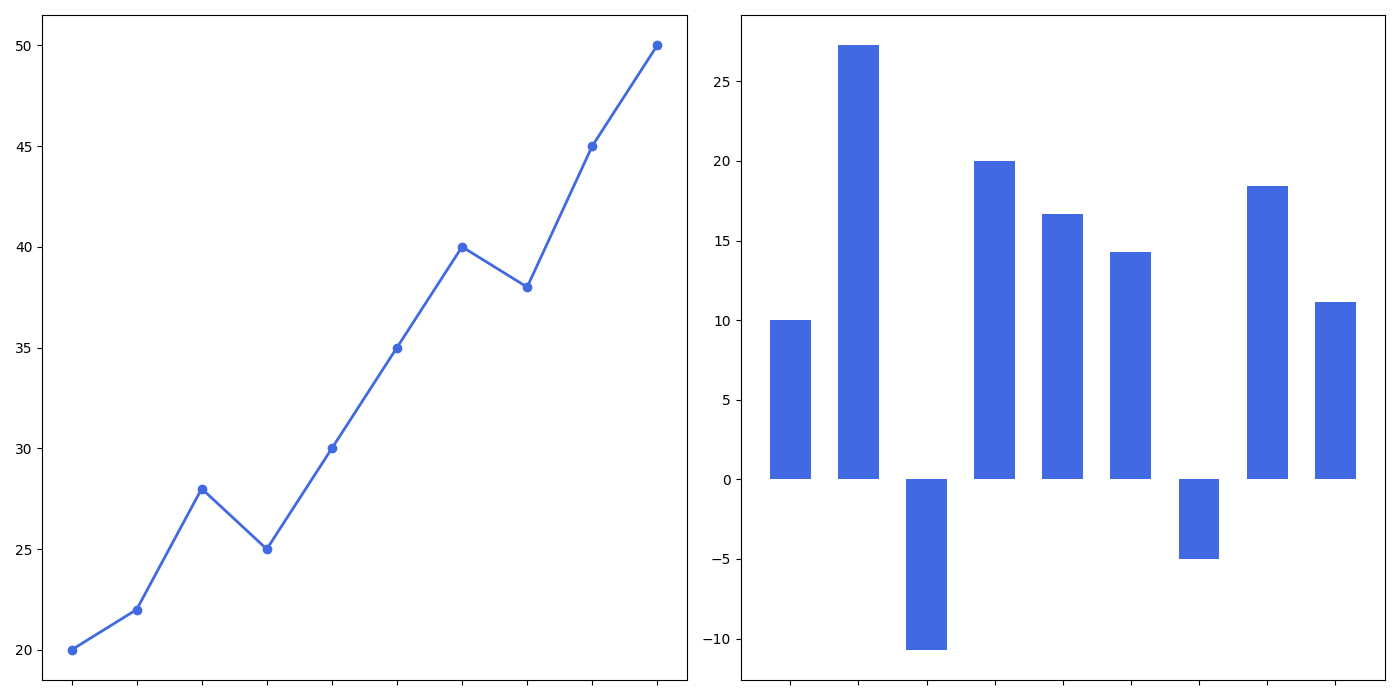

Python code for this plot:
import matplotlib.pyplot as plt
import numpy as np

years = np.arange(2010, 2020)
stock_prices = np.array([20, 22, 28, 25, 30, 35, 40, 38, 45, 50])
price_changes = np.diff(stock_prices) / stock_prices[:-1] * 100

sorted_indices = np.argsort(price_changes)
sorted_years = years[1:][sorted_indices]
sorted_price_changes = price_changes[sorted_indices]

fig, (ax1, ax2) = plt.subplots(1, 2, figsize=(14, 7))

# Changed the color of the line in ax1 to use the same color 'royalblue'
ax1.plot(years, stock_prices, marker='o', linestyle='-', color='royalblue', linewidth=2)
ax1.set_xticks(years)
ax1.set_xticklabels([])

# The bar chart already uses 'royalblue', no change needed for ax2
ax2.bar(sorted_years, sorted_price_changes, color='royalblue', width=0.6)
ax2.set_xticks(sorted_years)
ax2.set_xticklabels([])

plt.tight_layout()
plt.show()
